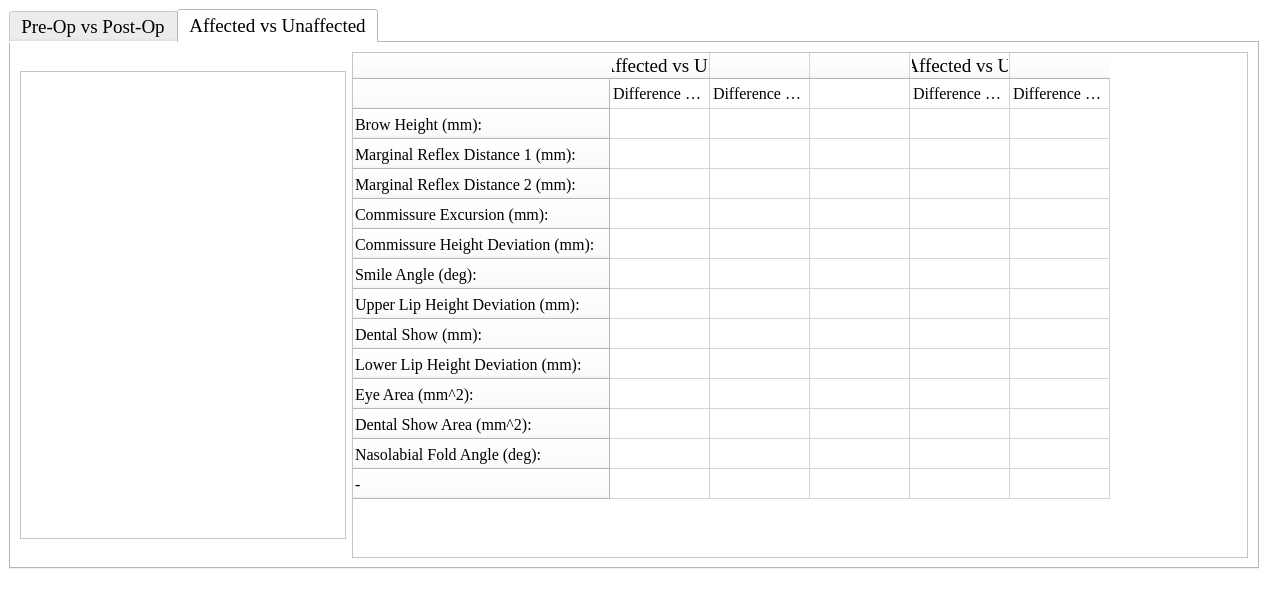
<?xml version="1.0" encoding="UTF-8"?>
<ui version="4.0">
 <class>MainWindow</class>
 <widget class="QMainWindow" name="MainWindow">
  <property name="geometry">
   <rect>
    <x>0</x>
    <y>0</y>
    <width>1268</width>
    <height>600</height>
   </rect>
  </property>
  <property name="windowTitle">
   <string>MainWindow</string>
  </property>
  <property name="styleSheet">
   <string notr="true">background-color: rgb(255, 255, 255);</string>
  </property>
  <widget class="QWidget" name="centralwidget">
   <layout class="QHBoxLayout" name="horizontalLayout_2">
    <item>
     <widget class="QTabWidget" name="tabWidget">
      <property name="font">
       <font>
        <family>Times New Roman</family>
        <pointsize>14</pointsize>
       </font>
      </property>
      <property name="styleSheet">
       <string notr="true">background-color: rgb(255, 255, 255);</string>
      </property>
      <property name="currentIndex">
       <number>1</number>
      </property>
      <widget class="QWidget" name="tab">
       <attribute name="title">
        <string>Pre-Op vs Post-Op</string>
       </attribute>
       <layout class="QHBoxLayout" name="horizontalLayout">
        <item>
         <widget class="QGraphicsView" name="graphicsView">
          <property name="minimumSize">
           <size>
            <width>326</width>
            <height>0</height>
           </size>
          </property>
          <property name="maximumSize">
           <size>
            <width>326</width>
            <height>468</height>
           </size>
          </property>
         </widget>
        </item>
        <item>
         <widget class="QTableWidget" name="tableWidget">
          <property name="font">
           <font>
            <family>Times New Roman</family>
            <pointsize>12</pointsize>
           </font>
          </property>
          <property name="lineWidth">
           <number>0</number>
          </property>
          <row>
           <property name="text">
            <string/>
           </property>
          </row>
          <row>
           <property name="text">
            <string>Brow Height (mm):</string>
           </property>
           <property name="font">
            <font>
             <family>Times New Roman</family>
             <pointsize>12</pointsize>
            </font>
           </property>
          </row>
          <row>
           <property name="text">
            <string>Marginal Reflex Distance 1 (mm):</string>
           </property>
           <property name="font">
            <font>
             <family>Times New Roman</family>
             <pointsize>12</pointsize>
            </font>
           </property>
          </row>
          <row>
           <property name="text">
            <string>Marginal Reflex Distance 2 (mm):</string>
           </property>
           <property name="font">
            <font>
             <family>Times New Roman</family>
             <pointsize>12</pointsize>
            </font>
           </property>
          </row>
          <row>
           <property name="text">
            <string>Commissure Excursion (mm):</string>
           </property>
           <property name="font">
            <font>
             <family>Times New Roman</family>
             <pointsize>12</pointsize>
            </font>
           </property>
          </row>
          <row>
           <property name="text">
            <string>Commissure Height Deviation (mm):</string>
           </property>
           <property name="font">
            <font>
             <family>Times New Roman</family>
             <pointsize>12</pointsize>
            </font>
           </property>
          </row>
          <row>
           <property name="text">
            <string>Smile Angle (deg):</string>
           </property>
           <property name="font">
            <font>
             <family>Times New Roman</family>
             <pointsize>12</pointsize>
            </font>
           </property>
          </row>
          <row>
           <property name="text">
            <string>Upper Lip Height Deviation (mm):</string>
           </property>
           <property name="font">
            <font>
             <family>Times New Roman</family>
             <pointsize>12</pointsize>
            </font>
           </property>
          </row>
          <row>
           <property name="text">
            <string>Dental Show (mm):</string>
           </property>
           <property name="font">
            <font>
             <family>Times New Roman</family>
             <pointsize>12</pointsize>
            </font>
           </property>
          </row>
          <row>
           <property name="text">
            <string>Lower Lip Height Deviation (mm):</string>
           </property>
           <property name="font">
            <font>
             <family>Times New Roman</family>
             <pointsize>12</pointsize>
            </font>
           </property>
          </row>
          <row>
           <property name="text">
            <string>Eye Area (mm^2):</string>
           </property>
           <property name="font">
            <font>
             <family>Times New Roman</family>
             <pointsize>12</pointsize>
            </font>
           </property>
          </row>
          <row>
           <property name="text">
            <string>Dental Show Area (mm^2):</string>
           </property>
           <property name="font">
            <font>
             <family>Times New Roman</family>
             <pointsize>12</pointsize>
            </font>
           </property>
          </row>
          <row>
           <property name="text">
            <string>Nasolabial Fold Angle (deg):</string>
           </property>
           <property name="font">
            <font>
             <family>Times New Roman</family>
             <pointsize>12</pointsize>
            </font>
           </property>
          </row>
          <row>
           <property name="text">
            <string>-</string>
           </property>
           <property name="font">
            <font>
             <family>Times New Roman</family>
             <pointsize>12</pointsize>
            </font>
           </property>
          </row>
          <column>
           <property name="text">
            <string>Affected (Pre-Op vs Post-Op)</string>
           </property>
           <property name="font">
            <font>
             <family>Times New Roman</family>
             <pointsize>14</pointsize>
            </font>
           </property>
          </column>
          <column>
           <property name="text">
            <string/>
           </property>
          </column>
          <column>
           <property name="text">
            <string/>
           </property>
          </column>
          <column>
           <property name="text">
            <string>Unaffected (Pre-Op vs Post-Op)</string>
           </property>
           <property name="font">
            <font>
             <family>Times New Roman</family>
             <pointsize>14</pointsize>
            </font>
           </property>
          </column>
          <column>
           <property name="text">
            <string/>
           </property>
          </column>
          <item row="0" column="0">
           <property name="text">
            <string>Difference (Absolute)</string>
           </property>
           <property name="font">
            <font>
             <family>Times New Roman</family>
             <pointsize>12</pointsize>
            </font>
           </property>
          </item>
          <item row="0" column="1">
           <property name="text">
            <string>Difference (Percentage)</string>
           </property>
           <property name="font">
            <font>
             <family>Times New Roman</family>
             <pointsize>12</pointsize>
            </font>
           </property>
          </item>
          <item row="0" column="3">
           <property name="text">
            <string>Difference (Absolute)</string>
           </property>
           <property name="font">
            <font>
             <family>Times New Roman</family>
             <pointsize>12</pointsize>
             <weight>50</weight>
             <bold>false</bold>
            </font>
           </property>
          </item>
          <item row="0" column="4">
           <property name="text">
            <string>Difference (Percentage)</string>
           </property>
           <property name="font">
            <font>
             <family>Times New Roman</family>
             <pointsize>12</pointsize>
             <weight>50</weight>
             <bold>false</bold>
            </font>
           </property>
          </item>
         </widget>
        </item>
       </layout>
      </widget>
      <widget class="QWidget" name="tab_2">
       <attribute name="title">
        <string>Affected vs Unaffected</string>
       </attribute>
       <layout class="QHBoxLayout" name="horizontalLayout_3">
        <item>
         <widget class="QGraphicsView" name="graphicsView_2">
          <property name="minimumSize">
           <size>
            <width>326</width>
            <height>0</height>
           </size>
          </property>
          <property name="maximumSize">
           <size>
            <width>326</width>
            <height>468</height>
           </size>
          </property>
         </widget>
        </item>
        <item>
         <widget class="QTableWidget" name="tableWidget_2">
          <property name="font">
           <font>
            <family>Times New Roman</family>
            <pointsize>12</pointsize>
           </font>
          </property>
          <property name="lineWidth">
           <number>0</number>
          </property>
          <row>
           <property name="text">
            <string/>
           </property>
          </row>
          <row>
           <property name="text">
            <string>Brow Height (mm):</string>
           </property>
           <property name="font">
            <font>
             <family>Times New Roman</family>
             <pointsize>12</pointsize>
            </font>
           </property>
          </row>
          <row>
           <property name="text">
            <string>Marginal Reflex Distance 1 (mm):</string>
           </property>
           <property name="font">
            <font>
             <family>Times New Roman</family>
             <pointsize>12</pointsize>
            </font>
           </property>
          </row>
          <row>
           <property name="text">
            <string>Marginal Reflex Distance 2 (mm):</string>
           </property>
           <property name="font">
            <font>
             <family>Times New Roman</family>
             <pointsize>12</pointsize>
            </font>
           </property>
          </row>
          <row>
           <property name="text">
            <string>Commissure Excursion (mm):</string>
           </property>
           <property name="font">
            <font>
             <family>Times New Roman</family>
             <pointsize>12</pointsize>
            </font>
           </property>
          </row>
          <row>
           <property name="text">
            <string>Commissure Height Deviation (mm):</string>
           </property>
           <property name="font">
            <font>
             <family>Times New Roman</family>
             <pointsize>12</pointsize>
            </font>
           </property>
          </row>
          <row>
           <property name="text">
            <string>Smile Angle (deg):</string>
           </property>
           <property name="font">
            <font>
             <family>Times New Roman</family>
             <pointsize>12</pointsize>
            </font>
           </property>
          </row>
          <row>
           <property name="text">
            <string>Upper Lip Height Deviation (mm):</string>
           </property>
           <property name="font">
            <font>
             <family>Times New Roman</family>
             <pointsize>12</pointsize>
            </font>
           </property>
          </row>
          <row>
           <property name="text">
            <string>Dental Show (mm):</string>
           </property>
           <property name="font">
            <font>
             <family>Times New Roman</family>
             <pointsize>12</pointsize>
            </font>
           </property>
          </row>
          <row>
           <property name="text">
            <string>Lower Lip Height Deviation (mm):</string>
           </property>
           <property name="font">
            <font>
             <family>Times New Roman</family>
             <pointsize>12</pointsize>
            </font>
           </property>
          </row>
          <row>
           <property name="text">
            <string>Eye Area (mm^2):</string>
           </property>
           <property name="font">
            <font>
             <family>Times New Roman</family>
             <pointsize>12</pointsize>
            </font>
           </property>
          </row>
          <row>
           <property name="text">
            <string>Dental Show Area (mm^2):</string>
           </property>
           <property name="font">
            <font>
             <family>Times New Roman</family>
             <pointsize>12</pointsize>
            </font>
           </property>
          </row>
          <row>
           <property name="text">
            <string>Nasolabial Fold Angle (deg):</string>
           </property>
           <property name="font">
            <font>
             <family>Times New Roman</family>
             <pointsize>12</pointsize>
            </font>
           </property>
          </row>
          <row>
           <property name="text">
            <string>-</string>
           </property>
           <property name="font">
            <font>
             <family>Times New Roman</family>
             <pointsize>12</pointsize>
            </font>
           </property>
          </row>
          <column>
           <property name="text">
            <string>Pre-Op (Affected vs Unaffected)</string>
           </property>
           <property name="font">
            <font>
             <family>Times New Roman</family>
             <pointsize>14</pointsize>
            </font>
           </property>
          </column>
          <column>
           <property name="text">
            <string/>
           </property>
          </column>
          <column>
           <property name="text">
            <string/>
           </property>
          </column>
          <column>
           <property name="text">
            <string>Post-Op (Affected vs Unaffected)</string>
           </property>
           <property name="font">
            <font>
             <family>Times New Roman</family>
             <pointsize>14</pointsize>
            </font>
           </property>
          </column>
          <column>
           <property name="text">
            <string/>
           </property>
          </column>
          <item row="0" column="0">
           <property name="text">
            <string>Difference (Absolute)</string>
           </property>
           <property name="font">
            <font>
             <family>Times New Roman</family>
             <pointsize>12</pointsize>
            </font>
           </property>
          </item>
          <item row="0" column="1">
           <property name="text">
            <string>Difference (Percentage)</string>
           </property>
           <property name="font">
            <font>
             <family>Times New Roman</family>
             <pointsize>12</pointsize>
            </font>
           </property>
          </item>
          <item row="0" column="3">
           <property name="text">
            <string>Difference (Absolute)</string>
           </property>
           <property name="font">
            <font>
             <family>Times New Roman</family>
             <pointsize>12</pointsize>
            </font>
           </property>
          </item>
          <item row="0" column="4">
           <property name="text">
            <string>Difference (Percentage)</string>
           </property>
           <property name="font">
            <font>
             <family>Times New Roman</family>
             <pointsize>12</pointsize>
            </font>
           </property>
          </item>
         </widget>
        </item>
       </layout>
      </widget>
     </widget>
    </item>
   </layout>
  </widget>
  <widget class="QMenuBar" name="menubar">
   <property name="geometry">
    <rect>
     <x>0</x>
     <y>0</y>
     <width>1268</width>
     <height>21</height>
    </rect>
   </property>
  </widget>
  <widget class="QStatusBar" name="statusbar"/>
 </widget>
 <resources/>
 <connections/>
</ui>
